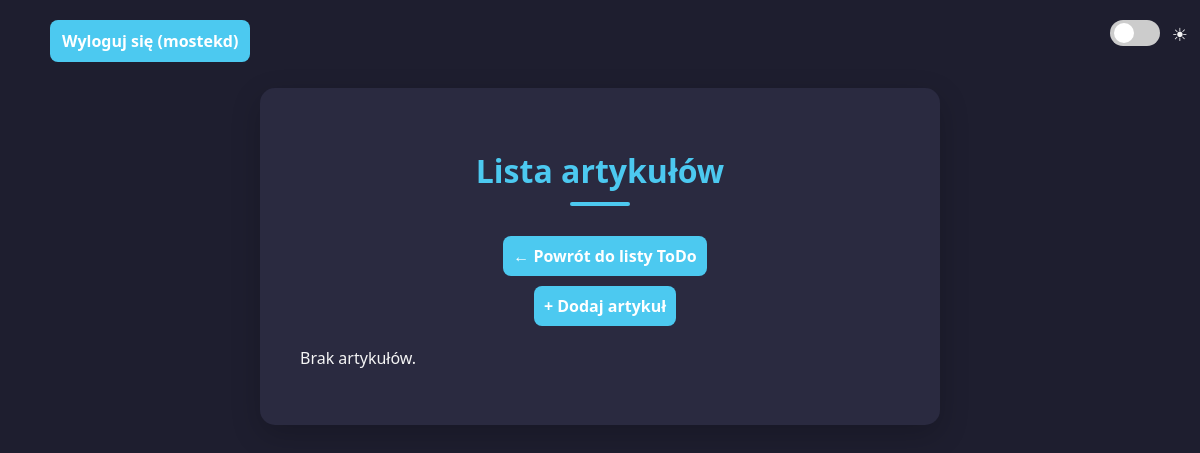
The app's page /articles-html/ (signed in), older data.
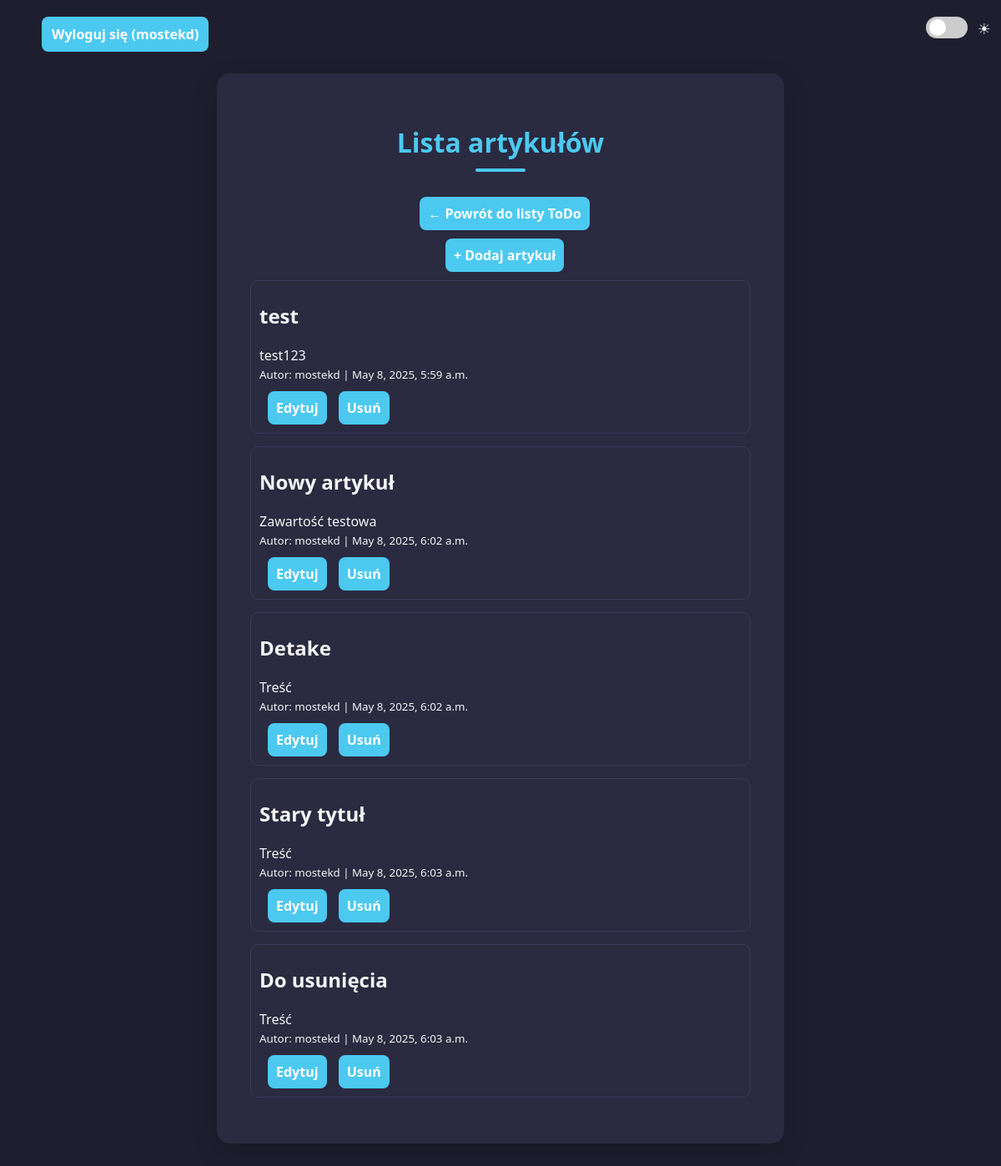
The same page, newer data.
### crudapp/models.py (models this page shows, shortened)
class Article(models.Model):
    title = models.CharField(max_length=255)
    content = models.TextField()
    created_at = models.DateTimeField(auto_now_add=True)
    author = models.ForeignKey(User, on_delete=models.CASCADE, related_name='articles')

### crudapp/views.py (the view)
# urls.py: path('articles-html/', views.articles_html, name='articles-html'),
def articles_html(request):
    articles = Article.objects.select_related('author').all()
    return render(request, 'articles.html', {'articles': articles})

### crudapp/templates/articles.html (shortened to what this page needs)
{% extends 'base.html' %}
{% block content %}
<h1>Lista artykułów</h1>
<div class="center-button">
    <a href="{% url 'index' %}">← Powrót do listy ToDo</a>
</div>
{% if user.is_authenticated %}
<div class="center-button">
    <a href="{% url 'create-article' %}">+ Dodaj artykuł</a>
</div>
{% endif %}
{% for article in articles %}
<div class="todo-item">
    <div>
        <h2>{{ article.title }}</h2>
        <p>{{ article.content }}</p>
        <small>Autor: {{ article.author.username }} | {{ article.created_at }}</small>
        {% if request.user == article.author %}
        <div style="margin-top: 10px;">
            <a href="{% url 'edit-article' article.id %}">Edytuj</a>
            <a href="{% url 'delete-article' article.id %}">Usuń</a>
        </div>
        {% endif %}
    </div>
</div>
{% empty %}
<p>Brak artykułów.</p>
{% endfor %}
{% endblock %}

Row changes from the older to the newer data that the page shows:
added Article: title "test", content "test123", author.username "mostekd", created_at "May 8, 2025, 5:59 a.m.", shows "Edytuj"
added Article: title "Nowy artykuł", content "Zawartość testowa", author.username "mostekd", created_at "May 8, 2025, 6:02 a.m.", shows "Edytuj"
added Article: title "Detake", content "Treść", author.username "mostekd", created_at "May 8, 2025, 6:02 a.m.", shows "Edytuj"
added Article: title "Stary tytuł", content "Treść", author.username "mostekd", created_at "May 8, 2025, 6:03 a.m.", shows "Edytuj"
added Article: title "Do usunięcia", content "Treść", author.username "mostekd", created_at "May 8, 2025, 6:03 a.m.", shows "Edytuj"
Text that changed along with them:
text no longer shown: "Brak artykułów."
